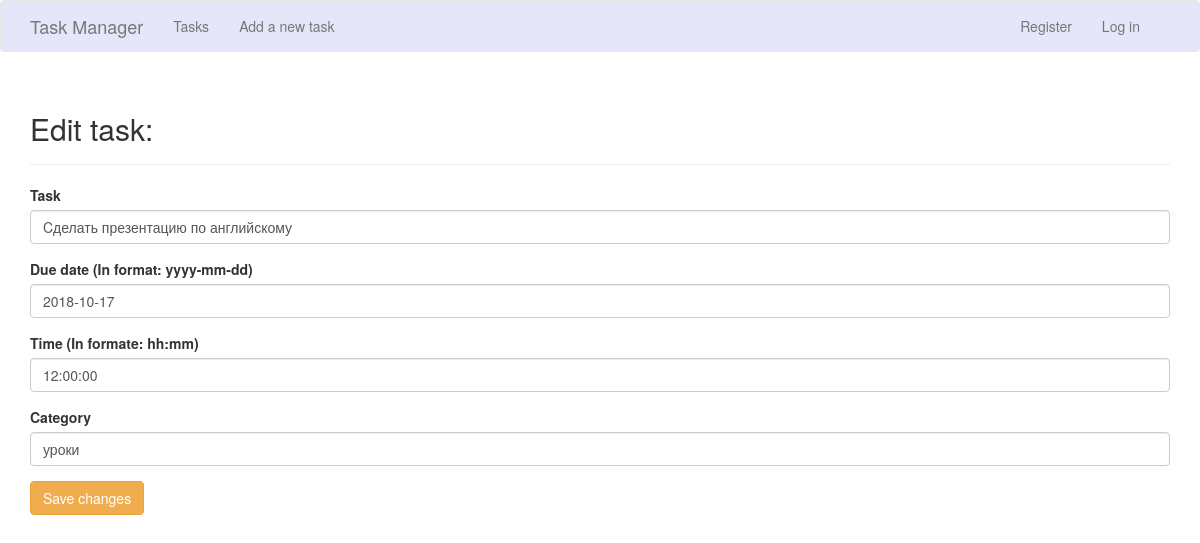
/edit_task/4/, run on the app's committed database.
### tasks_manager/models.py (models this page shows, shortened)
class Task(models.Model):
    text=models.CharField(max_length=200)
    time = models.TimeField()
    due_date = models.DateField()
    owner = models.ForeignKey(User)
    is_complete = models.BooleanField(default=False)
    category = models.CharField(max_length=200)

### tasks_manager/views.py (the view)
# urls.py: url(r'^edit_task/(?P<task_id>\d+)/$', views.edit_task,
def edit_task(request, task_id):
    task = Task.objects.get(id=task_id)
    if request.method != 'POST':
        form = TaskForm(instance=task)
    else:
        form = TaskForm(instance=task, data=request.POST)
        if form.is_valid():
            form.save()
            return HttpResponseRedirect(reverse('tasks_manager:tasks'))
    context = {'task': task, 'form': form}
    return render(request, 'tasks_manager/edit_task.html', context)

### tasks_manager/forms.py
class TaskForm(forms.ModelForm):
    class Meta:
        model = Task
        fields = ['text', 'due_date', 'time', 'category']
        labels = {'text': 'Task', 'due_date': 'Due date (In format: yyyy-mm-dd)', 'time': 'Time (In formate: hh:mm)'}

### tasks_manager/templates/tasks_manager/edit_task.html (shortened to what this page needs)
{% extends "tasks_manager/base.html" %}
{% load bootstrap3 %}
{% block header %}
  <h2>Edit task:</h2>
{% endblock header %}
{% block content %}
  <form action="{% url 'tasks_manager:edit_task' task.id %}" method='post'>
    {% bootstrap_form form %}
    {% buttons %}
      <button name="submit" class="btn btn-warning">Save changes</button>
    {% endbuttons %}
  </form>
{% endblock content %}

### data on the page
Task: text "Cделать презентацию по английскому", due_date "2018-10-17", time "12:00:00", category "уроки"
